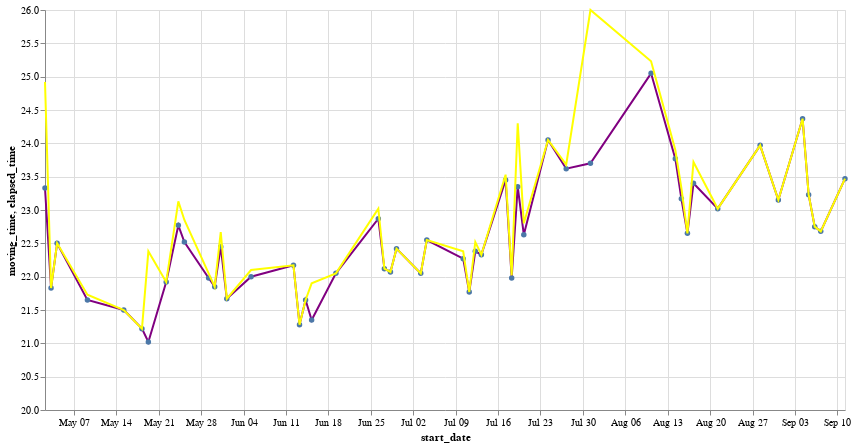

Notebook source saved alongside this figure:
### Code cell
chart = alt.Chart(dff).mark_line(color='purple', point=True).encode(x=alt.X('start_date:T'), y=alt.Y('moving_time:Q', scale=alt.Scale(domain=[20, 26])), tooltip=['moving_time', alt.Tooltip('start_date:T')])
chart2 = alt.Chart(dff).mark_line(color='yellow').encode(x=alt.X('start_date:T'), y=alt.Y('elapsed_time:Q', scale=alt.Scale(domain=[20, 26], clamp=True)))
# color=alt.Color("start_date:T", scale=alt.Scale(scheme="goldred"))
(chart+ chart2).properties(width=800, height=400)

### Figure 1 — Vega-Lite specification as saved in the notebook (floating-point values rounded to 4 significant figures)
{"config": {"view": {"continuousWidth": 300, "continuousHeight": 300}}, "layer": [{"mark": {"type": "line", "color": "purple", "point": true}, "encoding": {"tooltip": [{"field": "moving_time", "type": "quantitative"}, {"field": "start_date", "type": "temporal"}], "x": {"field": "start_date", "type": "temporal"}, "y": {"field": "moving_time", "scale": {"domain": [20, 26]}, "type": "quantitative"}}}, {"mark": {"type": "line", "color": "yellow"}, "encoding": {"x": {"field": "start_date", "type": "temporal"}, "y": {"field": "elapsed_time", "scale": {"clamp": true, "domain": [20, 26]}, "type": "quantitative"}}}], "data": {"name": "data-6d3c7a17ddc85f701956d06a5bc442c5"}, "height": 400, "width": 800, "$schema": "https://vega.github.io/schema/vega-lite/v5.8.0.json", "datasets": {"data-6d3c7a17ddc85f701956d06a5bc442c5": [{"name": "Dpnk", "start_date": "2023-09-11T05:53:25Z", "distance": 8.816, "moving_time": 23.47, "elapsed_time": 23.47, "elev_gain": 117.6, "avg_speed": 22.54, "max_speed": 40.62}, {"name": "Dpnk", "start_date": "2023-09-07T05:55:30Z", "distance": 8.808, "moving_time": 22.68, "elapsed_time": 22.68, "elev_gain": 117.7, "avg_speed": 23.3, "max_speed": 47.32}, {"name": "Dpnk", "start_date": "2023-09-06T05:58:01Z", "distance": 8.815, "moving_time": 22.75, "elapsed_time": 22.75, "elev_gain": 118.0, "avg_speed": 23.25, "max_speed": 40.19}, {"name": "Dpnk", "start_date": "2023-09-05T05:56:56Z", "distance": 8.821, "moving_time": 23.23, "elapsed_time": 23.23, "elev_gain": 117.5, "avg_speed": 22.78, "max_speed": 39.13}, {"name": "Dpnk", "start_date": "2023-09-04T05:55:08Z", "distance": 8.815, "moving_time": 24.37, "elapsed_time": 24.37, "elev_gain": 117.7, "avg_speed": 21.71, "max_speed": 38.86}, {"name": "Dpnk", "start_date": "2023-08-31T05:57:18Z", "distance": 8.814, "moving_time": 23.15, "elapsed_time": 23.15, "elev_gain": 117.7, "avg_speed": 22.85, "max_speed": 41.26}, {"name": "Dpnk", "start_date": "2023-08-28T05:53:45Z", "distance": 8.813, "moving_time": 23.97, "elapsed_time": 23.97, "elev_gain": 117.8, "avg_speed": 22.06, "max_speed": 41.29}, {"name": "Dpnk", "start_date": "2023-08-21T05:58:14Z", "distance": 8.794, "moving_time": 23.02, "elapsed_time": 23.02, "elev_gain": 117.5, "avg_speed": 22.92, "max_speed": 43.75}, {"name": "Dpnk", "start_date": "2023-08-17T05:55:04Z", "distance": 8.807, "moving_time": 23.4, "elapsed_time": 23.72, "elev_gain": 117.4, "avg_speed": 22.58, "max_speed": 42.62}, {"name": "Dpnk", "start_date": "2023-08-16T05:53:08Z", "distance": 8.806, "moving_time": 22.65, "elapsed_time": 22.65, "elev_gain": 117.5, "avg_speed": 23.33, "max_speed": 42.01}, {"name": "Dpnk ", "start_date": "2023-08-15T05:54:38Z", "distance": 8.813, "moving_time": 23.17, "elapsed_time": 23.33, "elev_gain": 119.7, "avg_speed": 22.82, "max_speed": 48.76}, {"name": "Dpnk ", "start_date": "2023-08-14T05:57:14Z", "distance": 8.795, "moving_time": 23.77, "elapsed_time": 23.9, "elev_gain": 117.8, "avg_speed": 22.2, "max_speed": 48.89}, {"name": "Dpnk ", "start_date": "2023-08-10T05:55:47Z", "distance": 8.813, "moving_time": 25.05, "elapsed_time": 25.23, "elev_gain": 117.7, "avg_speed": 21.11, "max_speed": 40.15}, {"name": "Dpnk ", "start_date": "2023-07-31T05:54:07Z", "distance": 8.848, "moving_time": 23.7, "elapsed_time": 51.78, "elev_gain": 120.1, "avg_speed": 22.4, "max_speed": 38.92}, {"name": "Dpnk ", "start_date": "2023-07-27T05:50:32Z", "distance": 8.801, "moving_time": 23.62, "elapsed_time": 23.68, "elev_gain": 117.8, "avg_speed": 22.36, "max_speed": 43.99}, {"name": "Dpnk ", "start_date": "2023-07-24T05:54:09Z", "distance": 8.827, "moving_time": 24.05, "elapsed_time": 24.05, "elev_gain": 117.8, "avg_speed": 22.02, "max_speed": 41.94}, {"name": "Dpnk ", "start_date": "2023-07-20T05:56:30Z", "distance": 8.805, "moving_time": 22.63, "elapsed_time": 22.8, "elev_gain": 117.8, "avg_speed": 23.34, "max_speed": 52.44}, {"name": "Dpnk ", "start_date": "2023-07-19T05:53:46Z", "distance": 8.855, "moving_time": 23.35, "elapsed_time": 24.3, "elev_gain": 121.8, "avg_speed": 22.76, "max_speed": 46.13}, {"name": "Dpnk ", "start_date": "2023-07-18T05:54:52Z", "distance": 8.817, "moving_time": 21.98, "elapsed_time": 22.02, "elev_gain": 117.9, "avg_speed": 24.07, "max_speed": 54.18}, {"name": "Dpnk ", "start_date": "2023-07-17T05:56:15Z", "distance": 8.807, "moving_time": 23.45, "elapsed_time": 23.53, "elev_gain": 117.8, "avg_speed": 22.54, "max_speed": 43.29}, {"name": "Dpnk ", "start_date": "2023-07-13T05:53:07Z", "distance": 8.826, "moving_time": 22.33, "elapsed_time": 22.33, "elev_gain": 121.6, "avg_speed": 23.71, "max_speed": 41.92}, {"name": "Dpnk ", "start_date": "2023-07-12T05:52:00Z", "distance": 8.82, "moving_time": 22.38, "elapsed_time": 22.52, "elev_gain": 120.8, "avg_speed": 23.64, "max_speed": 40.49}, {"name": "Dpnk ", "start_date": "2023-07-11T05:54:27Z", "distance": 8.834, "moving_time": 21.77, "elapsed_time": 21.77, "elev_gain": 117.9, "avg_speed": 24.35, "max_speed": 43.16}, {"name": "Dpnk ", "start_date": "2023-07-10T05:55:24Z", "distance": 8.823, "moving_time": 22.27, "elapsed_time": 22.38, "elev_gain": 120.3, "avg_speed": 23.77, "max_speed": 40.92}, {"name": "Dpnk ", "start_date": "2023-07-04T05:52:15Z", "distance": 8.806, "moving_time": 22.55, "elapsed_time": 22.55, "elev_gain": 117.7, "avg_speed": 23.43, "max_speed": 42.22}, {"name": "Dpnk ", "start_date": "2023-07-03T05:56:48Z", "distance": 8.813, "moving_time": 22.05, "elapsed_time": 22.05, "elev_gain": 117.8, "avg_speed": 23.98, "max_speed": 40.98}, {"name": "Dpnk ", "start_date": "2023-06-29T05:53:36Z", "distance": 8.823, "moving_time": 22.42, "elapsed_time": 22.42, "elev_gain": 120.3, "avg_speed": 23.62, "max_speed": 51.99}, {"name": "Dpnk ", "start_date": "2023-06-28T05:52:54Z", "distance": 8.835, "moving_time": 22.07, "elapsed_time": 22.07, "elev_gain": 117.9, "avg_speed": 24.02, "max_speed": 41.98}, {"name": "Dpnk ", "start_date": "2023-06-27T05:53:15Z", "distance": 8.808, "moving_time": 22.12, "elapsed_time": 22.12, "elev_gain": 120.9, "avg_speed": 23.9, "max_speed": 45.27}, {"name": "Dpnk ", "start_date": "2023-06-26T05:52:35Z", "distance": 8.81, "moving_time": 22.87, "elapsed_time": 23.02, "elev_gain": 118.0, "avg_speed": 23.12, "max_speed": 45.48}, {"name": "Dpnk ", "start_date": "2023-06-19T05:53:30Z", "distance": 8.846, "moving_time": 22.05, "elapsed_time": 22.05, "elev_gain": 121.1, "avg_speed": 24.07, "max_speed": 41.86}, {"name": "Dpnk ", "start_date": "2023-06-15T05:48:04Z", "distance": 8.144, "moving_time": 21.35, "elapsed_time": 21.9, "elev_gain": 100.0, "avg_speed": 22.89, "max_speed": 38.3}, {"name": "Dpnk ", "start_date": "2023-06-14T05:51:09Z", "distance": 8.802, "moving_time": 21.65, "elapsed_time": 21.65, "elev_gain": 121.8, "avg_speed": 24.39, "max_speed": 44.66}, {"name": "Dpnk ", "start_date": "2023-06-13T05:49:15Z", "distance": 8.826, "moving_time": 21.28, "elapsed_time": 21.28, "elev_gain": 117.4, "avg_speed": 24.88, "max_speed": 45.6}, {"name": "Dpnk ", "start_date": "2023-06-12T05:51:20Z", "distance": 8.775, "moving_time": 22.17, "elapsed_time": 22.17, "elev_gain": 117.8, "avg_speed": 23.75, "max_speed": 40.64}, {"name": "Dpnk ", "start_date": "2023-06-05T05:53:23Z", "distance": 8.736, "moving_time": 22.0, "elapsed_time": 22.1, "elev_gain": 120.5, "avg_speed": 23.82, "max_speed": 43.3}, {"name": "Dpnk ", "start_date": "2023-06-01T05:49:42Z", "distance": 8.831, "moving_time": 21.67, "elapsed_time": 21.67, "elev_gain": 120.5, "avg_speed": 24.45, "max_speed": 41.85}, {"name": "Dpnk ", "start_date": "2023-05-31T05:51:27Z", "distance": 8.827, "moving_time": 22.45, "elapsed_time": 22.67, "elev_gain": 121.6, "avg_speed": 23.59, "max_speed": 45.43}, {"name": "Dpnk ", "start_date": "2023-05-30T05:53:19Z", "distance": 8.847, "moving_time": 21.85, "elapsed_time": 21.85, "elev_gain": 121.1, "avg_speed": 24.29, "max_speed": 41.1}, {"name": "Dpnk ", "start_date": "2023-05-29T05:55:34Z", "distance": 8.856, "moving_time": 21.98, "elapsed_time": 22.05, "elev_gain": 120.4, "avg_speed": 24.17, "max_speed": 41.86}, {"name": "Dpnk ", "start_date": "2023-05-25T05:53:41Z", "distance": 8.888, "moving_time": 22.52, "elapsed_time": 22.85, "elev_gain": 121.3, "avg_speed": 23.68, "max_speed": 43.2}, {"name": "Dpnk ", "start_date": "2023-05-24T05:54:52Z", "distance": 8.865, "moving_time": 22.77, "elapsed_time": 23.13, "elev_gain": 123.2, "avg_speed": 23.36, "max_speed": 43.57}, {"name": "Dpnk ", "start_date": "2023-05-22T05:53:16Z", "distance": 8.842, "moving_time": 21.92, "elapsed_time": 21.92, "elev_gain": 117.7, "avg_speed": 24.21, "max_speed": 40.23}, {"name": "Dpnk ", "start_date": "2023-05-19T07:12:22Z", "distance": 8.957, "moving_time": 21.02, "elapsed_time": 22.38, "elev_gain": 121.9, "avg_speed": 25.57, "max_speed": 45.65}, {"name": "Dpnk ", "start_date": "2023-05-18T05:53:32Z", "distance": 8.902, "moving_time": 21.22, "elapsed_time": 21.22, "elev_gain": 120.7, "avg_speed": 25.17, "max_speed": 50.87}, {"name": "Dpnk ", "start_date": "2023-05-15T05:53:21Z", "distance": 8.817, "moving_time": 21.5, "elapsed_time": 21.5, "elev_gain": 120.7, "avg_speed": 24.61, "max_speed": 42.57}, {"name": "Dpnk ", "start_date": "2023-05-09T05:53:59Z", "distance": 9.084, "moving_time": 21.65, "elapsed_time": 21.73, "elev_gain": 122.4, "avg_speed": 25.17, "max_speed": 42.98}, {"name": "Dpnk ", "start_date": "2023-05-04T05:52:50Z", "distance": 9.015, "moving_time": 22.5, "elapsed_time": 22.5, "elev_gain": 122.1, "avg_speed": 24.04, "max_speed": 42.19}, {"name": "Dpnk ", "start_date": "2023-05-03T05:52:15Z", "distance": 9.014, "moving_time": 21.83, "elapsed_time": 21.83, "elev_gain": 122.4, "avg_speed": 24.77, "max_speed": 47.56}, {"name": "Dpnk ", "start_date": "2023-05-02T05:55:12Z", "distance": 9.068, "moving_time": 23.33, "elapsed_time": 24.92, "elev_gain": 121.8, "avg_speed": 23.32, "max_speed": 45.73}]}}
